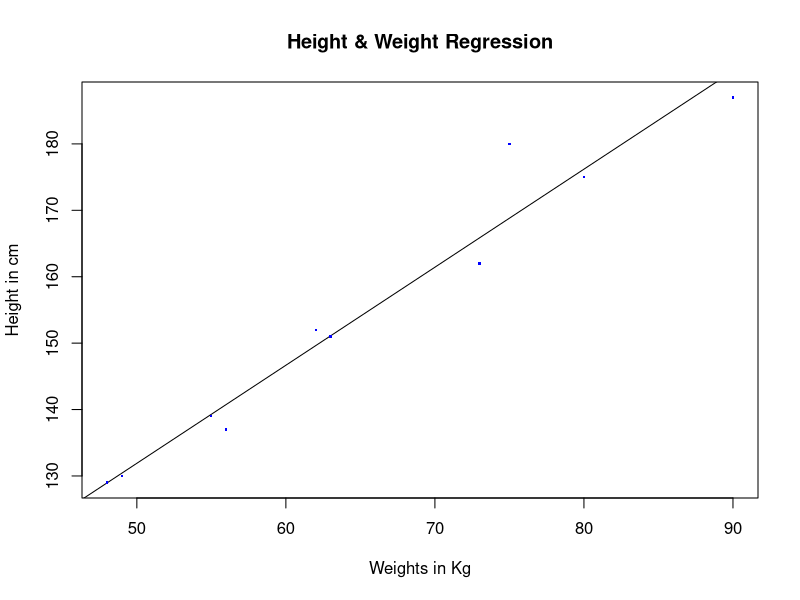

Write R code to recreate this figure.
#Creating the predictor vector, x. 
#This vector stores the heights of persons 
x <- c(152,175,139,187,129,137,180,162,151,130)


#Creating the response vector, y. 
#This vector stores the weights of persons.
y <- c(62,80,55,90,48,56,75,73,63,49)


#Applying the lm function
relation <- lm(y~x)


#Printing the relation model
print(relation)


#Printing the summary of the relationship
print(summary(relation))


#Finding the weights of the person
a <- data.frame(x=170)
result <- predict(relation,a)
print(result)


#Visualising the regression graphically by plotting a chart
#abline function is used for drawing a population/sample regression line
#cex arguement is for indicating the amount by which plotting text and symbols should be scaled relative to the default.
#pch arguement is to specify symbols to use when plotting points. 
plot(y,x,col="blue",main="Height & Weight Regression",abline(lm(x~y)),cex=.3,pch=15,xlab="Weights in Kg",ylab="Height in cm")
